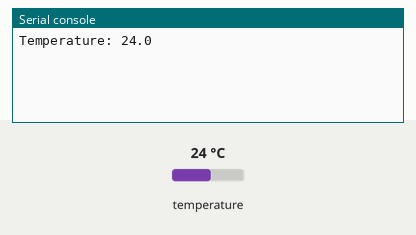
A program run on a simulated ESP32 board running MicroPython. On the bench: the last lines printed to the serial console. Inputs (shaded band) come from the test bench; at power-on: temperature 24 °C.

Above: at 1.2 s.
1.3 s: temperature set to 12 °C
At 4.9 s:
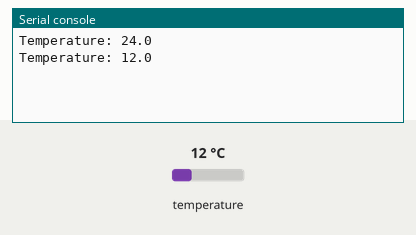
5.2 s: temperature set to 19 °C
At 7.8 s:
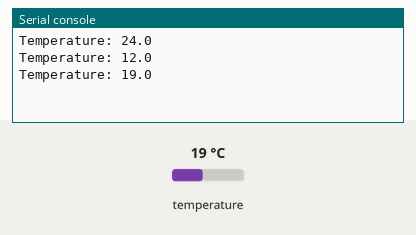
Timing chart, 0 to 9.3 s (numbered marks = the images above; inputs shaded):
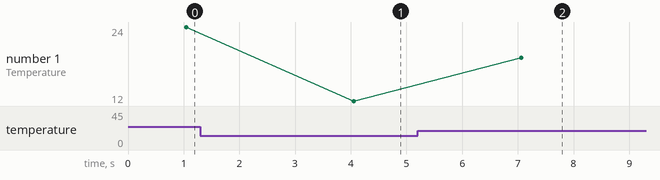

Measured:
- after the input at 1.3 s, the serial console: prints a new line after 2.8 s (image 1)
- after the input at 5.2 s, the serial console: prints a new line after 1.9 s (image 2)
- plotted number 1: 24 → 12 after the input at 1.3 s, 12 → 19 after the input at 5.2 s

The program:

KY001_DB18S20_sensor.py
```python
import machine
import onewire
import ds18x20
import time

pin = machine.Pin(4)
ow = onewire.OneWire(pin)
ds = ds18x20.DS18X20(ow)
roms = ds.scan()
while True:
    ds.convert_temp()
    time.sleep(1)
    for rom in roms:
        print("Temperature:", ds.read_temp(rom))
    time.sleep(2)
```
